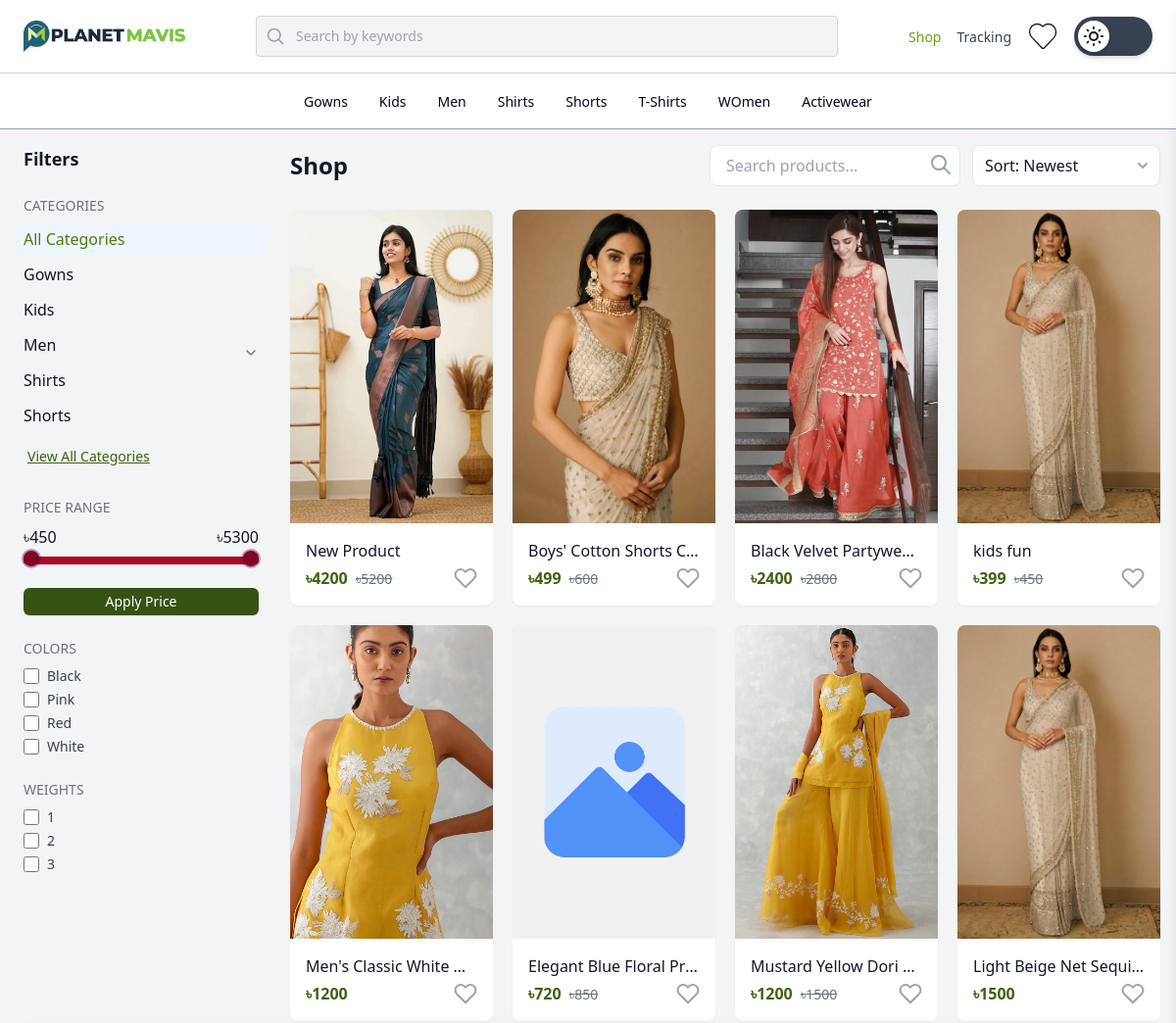
The app's page /shop/ (upper part), older data.
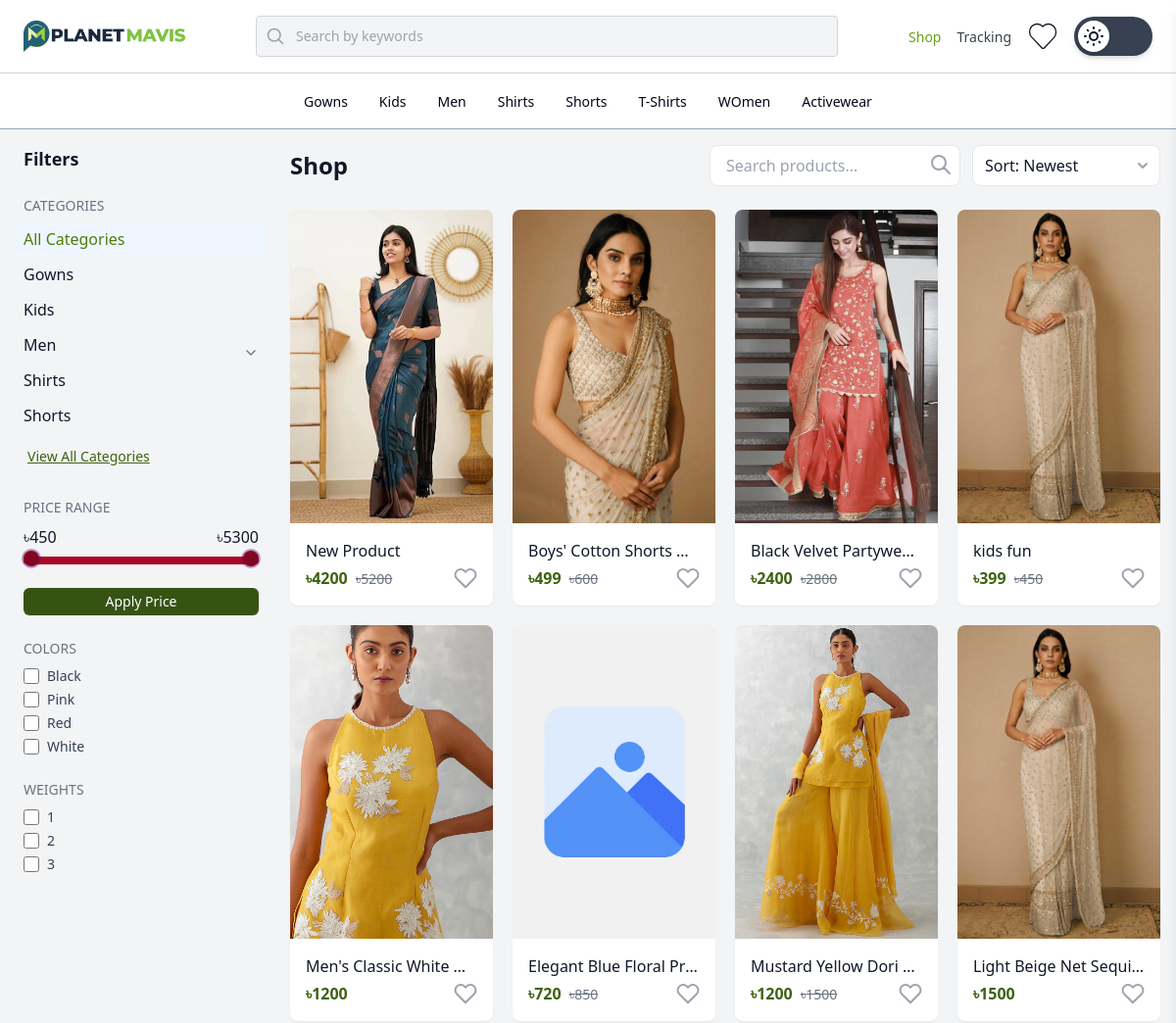
The same page, newer data.
### products/models.py (models this page shows, shortened)
class Product(models.Model):
    SIMPLE = 'simple'
    VARIABLE = 'variable'
    PRODUCT_TYPE_CHOICES = [
        (SIMPLE, 'Simple'),
        (VARIABLE, 'Variable'),
    ]
    vendor = models.ForeignKey(User, on_delete=models.SET_NULL, null=True, blank=True, related_name='products')
    name = models.CharField(max_length=255, blank=True, null=True)
    slug = models.SlugField(max_length=255, unique=True, blank=True, allow_unicode=True, null=True)
    short_description = RichTextField(blank=True, null=True)
    description = RichTextField(blank=True, null=True)
    product_type = models.CharField(max_length=20, choices=PRODUCT_TYPE_CHOICES, default=SIMPLE, blank=True, null=True)
    categories = models.ManyToManyField('Category', blank=True, related_name='products')
    regular_price = models.DecimalField(max_digits=10, decimal_places=2, validators=[MinValueValidator(0.0)], blank=True, null=True)
    sale_price = models.DecimalField(max_digits=10, decimal_places=2, null=True, blank=True, validators=[MinValueValidator(0.0)])
    stock_quantity = models.PositiveIntegerField(default=10, blank=True, null=True)
    is_active = models.BooleanField(default=True, blank=True, null=True, help_text="Is the product visible to customers?")
    is_featured = models.BooleanField(default=False, blank=True, null=True, help_text="Should this product be highlighted?")
    seo_title = models.CharField(max_length=255, blank=True, null=True, help_text="SEO Title for search engines (max 60-70 chars).")
    meta_description = models.TextField(blank=True, null=True, help_text="Meta Description for search engines (max 150-160 chars).")
    created_at = models.DateTimeField(auto_now_add=True, null=True)
    updated_at = models.DateTimeField(auto_now=True, null=True)
    class Meta:
        ordering = ['-created_at']

class ProductImage(models.Model):
    product = models.ForeignKey(Product, on_delete=models.SET_NULL, related_name='images', blank=True, null=True)
    image = models.ImageField(upload_to='product_images/%Y/%m/', blank=True, null=True)
    name = models.CharField(
        max_length=255,
        blank=True,
        null=True, # Reverted to null=True to avoid migration issues with existing data
        help_text="A unique name for this image within the product (e.g., 'front_view', 'detail_shot')."
    )
    alt_text = models.CharField(
        max_length=255,
        blank=True,
        null=True,
        help_text="Alt text for accessibility and SEO."
    )
    is_featured = models.BooleanField(
        default=False,
        blank=True,
        null=True,
        help_text="Mark as the main image for the product."
    )
    order = models.PositiveIntegerField(
        default=0,
        blank=True,
        null=True,
        help_text="Order in which images should appear."
    )
    class Meta:
        unique_together = ('product', 'name')
        ordering = ['order', '-is_featured']

### website/views.py (the view, shortened to what this page needs)
# urls.py: path('shop/', views.shop, name='shop'),
def shop(request):
    products = Product.objects.filter(is_active=True).prefetch_related('images', 'variations')
    category_slug = request.GET.get('category')
    min_price_param = request.GET.get('min_price')
    max_price_param = request.GET.get('max_price')
    search_query = request.GET.get('search')
    color_filter = request.GET.getlist('color')
    size_filter = request.GET.getlist('size')
    weight_filter = request.GET.getlist('weight')
    sort_by = request.GET.get('sort_by', '-created_at')
    all_active_products = Product.objects.filter(is_active=True)
    overall_price_aggregates = all_active_products.aggregate(
        min_p=Min('regular_price'),
        max_p=Max('regular_price')
    )
    overall_min_price = overall_price_aggregates['min_p'] if overall_price_aggregates['min_p'] is not None else 0
    overall_max_price = overall_price_aggregates['max_p'] if overall_price_aggregates['max_p'] is not None else 1000
    overall_max_price += 100
    selected_min_from_url = None
    selected_max_from_url = None
    try:
        if min_price_param:
            selected_min_from_url = float(min_price_param)
    except ValueError:
        pass
    try:
        if max_price_param:
            selected_max_from_url = float(max_price_param)
    except ValueError:
        pass
    min_price_filter = selected_min_from_url if selected_min_from_url is not None else overall_min_price
    max_price_filter = selected_max_from_url if selected_max_from_url is not None else overall_max_price
    if max_price_filter < min_price_filter:
        max_price_filter = min_price_filter
    if min_price_filter is not None or max_price_filter is not None:
        if min_price_filter is not None and max_price_filter is not None:
            products = products.filter(
                Q(regular_price__gte=min_price_filter, regular_price__lte=max_price_filter) |
                Q(sale_price__gte=min_price_filter, sale_price__lte=max_price_filter, sale_price__isnull=False)
            ).distinct()
        elif min_price_filter is not None:
            products = products.filter(
                Q(regular_price__gte=min_price_filter) |
                Q(sale_price__gte=min_price_filter, sale_price__isnull=False)
            ).distinct()
        elif max_price_filter is not None:
            products = products.filter(
                Q(regular_price__lte=max_price_filter) |
                Q(sale_price__lte=max_price_filter, sale_price__isnull=False)
            ).distinct()
    variation_filters = Q()
    if color_filter:
        variation_filters &= Q(variations__color__in=color_filter)
    if size_filter:
        variation_filters &= Q(variations__size__in=size_filter)
    if weight_filter:
        variation_filters &= Q(variations__weight__in=weight_filter)
    if variation_filters:
        products = products.filter(variation_filters).distinct()
    valid_sort_options = {
        '-created_at': 'Newest',
        'created_at': 'Oldest',
        'name': 'Name (A-Z)',
        '-name': 'Name (Z-A)',
        'regular_price': 'Price (Low to High)',
        '-regular_price': 'Price (High to Low)',
    }
    if sort_by in valid_sort_options:
        products = products.order_by(sort_by)
    else:
        sort_by = '-created_at'
        products = products.order_by(sort_by)
    available_filters = {
        'colors': ProductVariation.objects.filter(product__in=all_active_products)
                                .exclude(color__isnull=True).exclude(color__exact='')
                                .values_list('color', flat=True).distinct().order_by('color'),
        'sizes': ProductVariation.objects.filter(product__in=all_active_products)
                                .exclude(size__isnull=True).exclude(size__exact='')
                                .values_list('size', flat=True).distinct().order_by('size'),
        'weights': ProductVariation.objects.filter(product__in=all_active_products)
                                .exclude(weight__isnull=True).exclude(weight__exact='')
                                .values_list('weight', flat=True).distinct().order_by('weight'),
    }
    paginator = Paginator(products, 50)
    page_number = request.GET.get('page')
    page_obj = paginator.get_page(page_number)
    wishlist_ids_cookie_str = request.COOKIES.get('wishlist_ids', '[]')
    try:
        initial_wishlist_ids = json.loads(wishlist_ids_cookie_str)
        initial_wishlist_ids = [str(id) for id in initial_wishlist_ids]
    except json.JSONDecodeError:
        initial_wishlist_ids = []
    context = {
        'products': page_obj,
        'categories': Category.objects.filter(parent__isnull=True),
        'min_price': overall_min_price,
        'max_price': overall_max_price,
        'selected_min': min_price_filter,
        'selected_max': max_price_filter,
        'available_filters': available_filters,
        'selected_colors': color_filter,
        'selected_sizes': size_filter,
        'selected_weights': weight_filter,
        'sort_options': valid_sort_options,
        'current_sort': sort_by,
        'search_query': search_query or '',
        'current_category': category_slug or '',
        'wishlist_ids': initial_wishlist_ids,
    }
    return render(request, 'website/shop.html', context)

### products/models.py (called while the page is built)
    def get_full_slug(self):
        slugs = []
        category = self
        while category:
            slugs.insert(0, category.slug)
            category = category.parent
        return '/'.join(slugs)

### website/context_processors.py (called while the page is built)
def mega_menu_categories(request):
    parent_categories = Category.objects.filter(parent__isnull=True)
    structured_mega_menu = {}
    for parent in parent_categories:
        grouped = defaultdict(list)
        for child in parent.children.all():
            group = child.group_name or "Other"
            grouped[group].append(child)
            for grandchild in child.children.all():
                grouped[group].append(grandchild)
        structured_mega_menu[parent.id] = dict(grouped)
    return {
        'parent_categories': parent_categories,
        'structured_mega_menu': structured_mega_menu,
    }

def all_categories(request):
    footer_categories = Category.objects.filter()
    return {
        'footer_categories': footer_categories,
    }

### website/templatetags/custom_tags.py (called while the page is built)
@register.filter
def get_item(dictionary, key):
    return dictionary.get(key)

### templates/website/shop.html (shortened to what the changed rows need)
{% extends '_base/_base.html' %}
{% load shop_tags %}
{% block content %}
<div class="mx-auto p-4 bg-gray-100 dark:bg-gray-900 text-gray-900 dark:text-gray-100">
    <div class="flex flex-col md:flex-row md:gap-6">
        <main class="flex-1">
            <div class="flex flex-col sm:flex-row justify-between items-start sm:items-center mb-6 gap-4">
                <h1 class="text-2xl font-bold text-gray-900 dark:text-white">Shop</h1>
            </div>
            <div id="productGrid" class="hidden grid grid-cols-2 md:grid-cols-3 lg:grid-cols-4 xl:grid-cols-5 gap-2 md:gap-4 lg:gap-5 xl:gap-6">
                {% if products %}
                    {% for product in products %}
                    <div class="bg-white dark:bg-gray-800 rounded-lg overflow-hidden shadow-sm hover:shadow-md transition-shadow duration-300 relative">
                        <a href="{% url 'website:product_detail' product.slug %}" class="block">
                            {% if product.images.first %}
                            <img src="{{ product.images.first.image.url }}" alt="{{ product.name }}"
                                class="aspect-square w-full bg-gray-200 dark:bg-gray-700 object-cover object-top group-hover:opacity-75 lg:aspect-auto lg:h-80" />
                            {% else %}
                            <img src="/static/icons/default-image.webp" alt="{{ product.name }}"
                                class="aspect-square w-full bg-gray-200 dark:bg-gray-700 object-cover object-center group-hover:opacity-75 lg:aspect-auto lg:h-80" />
                            {% endif %}
                        </a>
                        <button class="absolute bottom-2 right-2 p-2 rounded-full text-gray-400 dark:text-gray-500 hover:text-red-500 dark:hover:text-red-400 transition-colors duration-200 wishlist-toggle" data-product-id="{{ product.id }}">
                        </button>
                        <div class="p-4">
                            <h3 class="font-medium text-gray-900 dark:text-gray-100 mb-1 truncate text-sm lg:text-base">
                                <a href="{% url 'website:product_detail' product.slug %}">{{ product.name }}</a>
                            </h3>
                            <div class="flex justify-between items-center">
                                <div class="price text-sm lg:text-base">
                                    {% if product.sale_price %}
                                    <span class="text-lime-800 dark:text-lime-400 font-semibold">৳{{ product.sale_price|floatformat:'0' }}</span>
                                    <span class="text-gray-500 dark:text-gray-400 text-sm line-through ml-1">
                                        ৳{{ product.regular_price|floatformat:'0' }}
                                    </span>
                                    {% else %}
                                    <span class="font-semibold text-lime-800 dark:text-lime-400">৳{{ product.regular_price|floatformat:'0' }}</span>
                                    {% endif %}
                                </div>
                            </div>
                        </div>
                    </div>
                    {% endfor %}
                {% endif %}
            </div>
        </main>
    </div>
</div>
{% endblock %}

Row changes from the older to the newer data that the page shows:
changed Product: name "Boys' Cotton Shorts C…" → "Boys' Cotton Shorts বাংলা"
